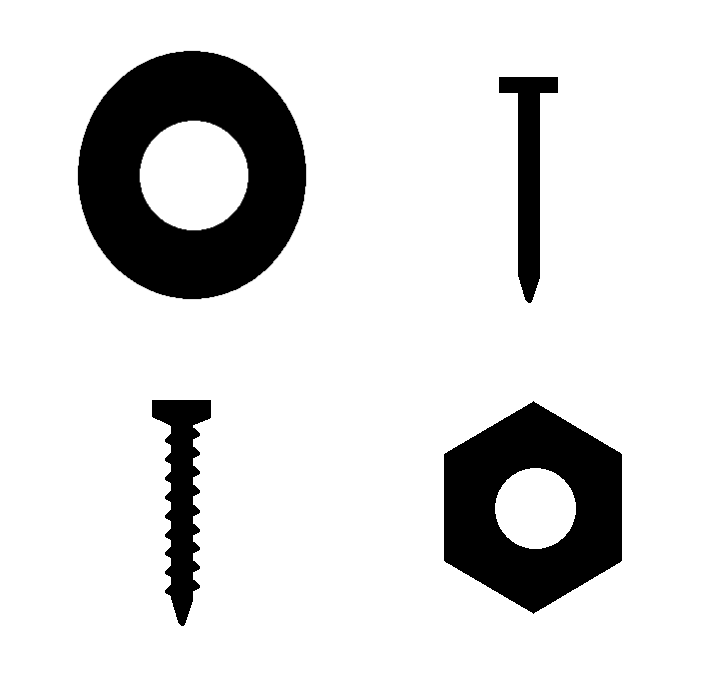
#> input picture resources/images/formasP.png, 726 x 685 px, given in place of 1.jpg, which was not available
$ python c.py
#> lines starting #> are read from the running program, lines starting #| are printed output that depends on the picture; after the words box and inside, x2 and y2 are one past the last pixel; in counts of white or black regions, pixels touching at a corner belong together; pictures that were not available may be replaced by others from this repository, and a replacement may not be noted
import cv2
import numpy as np

#Defino la ruta de la imagen
# pathImage = "../resources/images/formasP.png"
pathImage = "../resources/pictures/tornillo01.jpeg"
# pathImage = "../resources/pictures/tuerca01.jpeg"

pathImage = "../resources/dataset/internet/arandelas/arandela01.jpg" #No
pathImage = "../resources/dataset/internet/arandelas/arandela02.jpg"
# [13 lines of commented-out code are left out]
pathImage = "../resources/dataset/internet/tuercas/tuerca02.jpg" #?RES
pathImage = "../resources/dataset/internet/tuercas/tuerca03.jpg" #No #!RESUELTO
# [14 lines of commented-out code are left out]

pathImage = "../app/images/ds/clavos/a.jpg"
pathImage = "../app/images/ds/tornillos/1.jpg"


def resize(image, width=None, height=None, inter=cv2.INTER_AREA):
    """
    Función que cambia el tamaño de una imagen preservando la relación de aspecto.
    :param image: Imagen a ser alterada.
    :param width: Ancho objetivo (opcional).
    :param height: Altura objetivo (opcional).
    :param inter: Método de interpolación (por defecto: cv2.INTER_AREA)
    :return: Imagen redimensionada. Se le da prioridad a *height*, por lo que si se especifican tanto *width*
             como *height*, *width* será ignorado.
    """
    # Extraemos las dimensiones originales.
    (original_height, original_width) = image.shape[:2]
    # Si no se especifica al menos uno de los parámetros, no tenemos nada que hacer aparte de retornar.
    if width is None and height is None:
        return image
    # Si el nuevo ancho es vacío (*width*), calcularemos la relación de aspecto con base a la nueva altura (*height*)
    if width is None:
        # Proporción para mantener la relación de aspecto con base a la nueva altura.
        ratio = height / float(original_height)
        # Nueva anchura
        width = int(original_width * ratio)
    else:
        # Proporción para mantener la relación de aspecto con base a la nueva anchura.
        ratio = width / float(original_width)
        # Nueva altura
        height = int(original_height * ratio)
    # El nuevo tamaño de la imagen no será más que un par compuesta por la nueva anchura y la nueva altura.
    new_size = (width, height)
    # Usamos la función cv2.resize() para llevar a cabo el cambio de tamaño de la imagen; finalmente retornamos el
    # resultado.
    return cv2.resize(image, new_size, interpolation=inter)

### Canny edge Detection funtion ###
def getCanny(img):
    img = resize(img, width = 300, height = 300)
    # # Setting parameter values
    # t_lower = 50  # Lower Threshold, bajo de este nivel no detecta el contorno.
    # t_upper = 160  # Upper threshold, entre lower y upper se dibuja solo si el contorno conecta con uno de valor mayor a upper

    t_lower = 100  # Lower Threshold, bajo de este nivel no detecta el contorno.
    t_upper = 200  # Upper threshold, entre lower y upper se dibuja solo si el contorno conecta con uno de valor mayor a upper
    aperture_size = 3  # Aperture size
    L2Gradient = False # Boolean
    img = cv2.GaussianBlur(img, (5,5), 0)
    imgCanny = cv2.Canny(img, t_lower, t_upper, apertureSize = aperture_size,  L2gradient = L2Gradient)
    # Encuentra los contornos en la imagen filtrada por Canny
    contC,_ = cv2.findContours(imgCanny, cv2.RETR_EXTERNAL, cv2.CHAIN_APPROX_SIMPLE)
    print(f"El valor de contorno de Canny es: \n {contC}")
    return imgCanny, contC

def mofologicTransform(img, operation,iterations = 2):
    # Defino la matriz que afectará a los pixeles morfologicamente
    sizeKernel = np.ones((4,3), np.uint8)
    if operation == "erosion":
        # Transformación morfologica de erosión
        operacion = cv2.erode(img, sizeKernel, iterations)
    elif operation == "dilatacion":
        # Transformación morfologica de erosión
        operacion = cv2.dilate(img, sizeKernel, iterations)
    elif operation == "opening":
        # Transformación morfologica de erosión
        operacion = cv2.morphologyEx(img, cv2.MORPH_OPEN, sizeKernel, iterations)
    elif operation == "closing":
        # Transformación morfologica de erosión
        operacion = cv2.morphologyEx(img, cv2.MORPH_CLOSE, sizeKernel, iterations)
    else:
        print("operacion invaldiad")
        operacion = None
    return operacion

img = cv2.imread(pathImage)
#> img is the input picture: shape (685, 726, 3); min 0, max 255, mean 219
imgR = resize(img, 300, 300)
imgC, cont = getCanny(img)
#> in getCanny, `img = cv2.GaussianBlur(img, (5,5), 0)`:
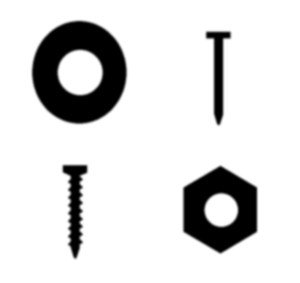
#> img: shape (283, 300, 3); min 0, max 255, mean 219.1
#> in getCanny, `imgCanny = cv2.Canny(img, t_lower, t_upper, apertureSize = aperture_si..`:
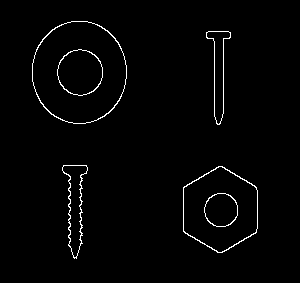
#> imgCanny: shape (283, 300); 1.7% white in thin lines or dots, all inside (x1, y1, x2, y2) = (32, 21, 258, 259)
#> in getCanny, `contC,_ = cv2.findContours(imgCanny, cv2.RETR_EXTERNAL, cv2.CHAIN_APPR..`: contC = 4 contours; box (x1, y1, x2, y2) and area: (32, 21, 127, 124) 7618, (183, 166, 258, 253) 4904, (62, 165, 88, 259) 1123, (206, 31, 231, 125) 908
#> (printed output is left out)
#> cont has the same summary as contC in getCanny
print(type(cont))
print("la cantidad de contornos es de:" + str(len(cont)))
# cv2.drawContours(imgR, cont, 0, (0, 255, 47), 3)
# cv2.imshow("Imagen original",imgR)

# revisar contorno exterior cerrado.
operacionesMorph = mofologicTransform(imgC, "dilatacion")
#> in mofologicTransform, `operacion = cv2.dilate(img, sizeKernel, iterations)`:
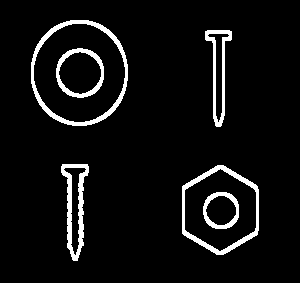
#> operacion: shape (283, 300); 6.2% white; 6 white regions
cv2.imshow("MORPHOLOGIC OPERATION", operacionesMorph)
cont,_ = cv2.findContours(operacionesMorph, cv2.RETR_EXTERNAL, cv2.CHAIN_APPROX_SIMPLE)
#> cont = 4 contours; box (x1, y1, x2, y2) and area: (31, 20, 128, 126) 8110, (182, 165, 259, 255) 5304, (61, 164, 89, 261) 1492, (205, 30, 232, 127) 1172
cv2.drawContours(operacionesMorph, cont,  -1, (0, 255, 0), 2)
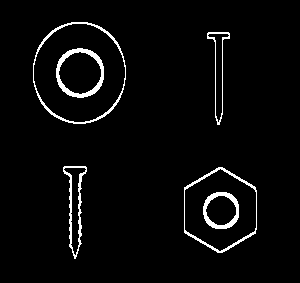
#> operacionesMorph: shape (283, 300); 3.6% white; 6 white regions, box (x1, y1, x2, y2) and area: (33, 22, 126, 124) 649, (56, 48, 104, 98) 620, (184, 167, 257, 253) 537, (63, 166, 87, 259) 490, (203, 192, 239, 229) 452, (207, 32, 230, 125) 275
cv2.drawContours(imgR, cont,  -1, (0, 255, 0), 2)
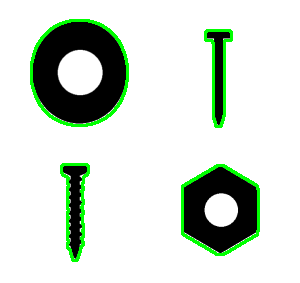
#> imgR: shape (283, 300, 3); mean B, G, R 209.5, 220, 209.5
cv2.imshow("Imagen original",imgR)
cv2.imshow("imagen filtro Canny c contorno", operacionesMorph)

cv2.waitKey(0)
cv2.destroyAllWindows()


# ⠄⠄⠄⠄⠄⠄⢀⠠⣐⡴⣴⡴⣵⢾⢾⢾⢾⣞⢞⢞⣚⢞⢬⢰⠠
# ⠄⠄⡀⠠⣀⣬⡾⡋⠉⡉⢹⣽⢯⣟⣟⡿⣽⢾⣻⢾⣜⡘⠎⠇
# ⠄⡱⢶⡯⣷⣗⣯⢛⣿⣿⣿⣿⣿⣽⣗⡿⡯⠿⢽⣻⣞⡿⣦⡡⠄
# ⡀⣶⣻⡽⣗⣿⠞⣈⡋⡉⢿⣿⡿⣹⣿⣽⣤⣐⠄⠱⣯⢿⣽⣻⢌⠄
# ⢮⢷⣻⡽⢋⢤⢞⡵⣜⢞⠆⣠⣾⣿⣿⣺⣗⢯⡷⣄⣿⣻⢾⣽⡺⡌⠄
# ⢮⡚⡎⢡⣞⢵⡫⣞⢎⣗⡅⣿⣻⣟⣾⣳⢷⡯⣾⢽⢾⣽⣻⣺⢧⢻⡌
# ⡈⠎⢠⡳⡱⢳⡹⣜⠵⡱⡅⢺⣺⣗⣿⣺⡯⣿⢽⡯⣿⣺⣗⣯⢳⡱⡵
# ⠄⠄⡎⣂⠪⡐⢕⢐⢅⢃⠫⡄⢳⢝⢾⣳⢿⢽⢯⣟⣷⢻⣞⡧⡳⡕⢝⢆
# ⠄⠄⡇⡢⢣⠱⡡⢣⠪⡸⡨⠲⡈⡏⣞⢼⢝⡯⣻⣺⢳⡳⡵⣝⢵⠡⢣⢣
# ⠄⠄⢱⢘⢌⢎⢎⢎⢎⢎⢜⢌⢆⠘⡼⡕⡯⡺⣕⢗⣝⢞⢮⣪⠇⢕⠡⣫
# ⣈⣐⠈⣎⢪⢪⣪⡺⣜⣮⡧⡣⡓⠄⢎⠊⡋⠺⡪⣳⡱⡝⣮⠋⢈⠢⠣⡻
# ⣿⣿⣷⡌⠪⣪⢲⢵⡹⣪⣺⠘⢁⢨⣴⣿⣿⣶⣌⠐⣀⠑⠁⠄⠄⠈⠐

# ⣿⣿⣿⣿⣿⣿⣿⣿⣿⠟⡛⠿⣿⣿⣿⣿⣿⣿⣿⣿⣿⣿⣿⣿
# ⣿⣿⡿⠿⢿⣿⣿⡿⠏⣼⣿⣷⣌⠻⣿⣿⣿⣿⣿⠿⣿⣿⣿⣿
# ⣿⣿⢰⣿⣶⣌⣥⣶⣿⣿⡟⠻⢛⢷⣦⡍⠹⠋⡴⣲⡲⡌⢿⣿
# ⣿⡇⣾⣿⡿⡛⢻⣿⣿⣿⣇⠩⠤⣹⣿⡿⢋⣼⣯⣤⣼⡷⢸⣿
# ⢛⣣⣿⣿⡌⠀⡁⢸⢿⣦⣻⣿⣿⣿⣿⣡⣿⣿⣿⣿⣿⡇⣾⣿
# ⡖⢹⣿⣿⣿⣶⣾⣿⣿⣷⣷⣿⣿⣿⣿⣿⣿⣿⣿⣿⡿⢰⣿⣿
# ⡥⢸⣿⣿⣿⣿⣿⣿⣿⣿⣿⣿⣿⣿⣿⣿⣿⣿⣿⣿⡇⢿⣿⣿
# ⣷⡈⢿⣿⣿⣿⣿⣿⣿⣿⣿⣿⣿⣿⣿⣿⣿⣿⣿⣿⣿⢠⣿⣿
# ⣿⣷⠘⣿⣿⣿⣿⣿⡟⢿⣿⣿⣿⣿⣿⣿⣿⣿⣿⣿⣿⡀⣿⣿
# ⣿⡧⢈⣿⣿⣿⣿⣿⣿⡎⢻⣿⣿⣿⣿⣿⣿⣿⣿⣿⣿⣧⠨⣿
# ⣿⡇⣹⣿⣿⣿⣿⣿⣿⣿⢘⣿⣿⣿⣿⣿⣿⣿⣿⣿⣿⣿⣷⠘
# ⡟⢰⣿⣿⣿⣿⣦⣍⣉⣥⣾⣿⣿⣿⣿⣿⣿⣿⣿⣿⣿⣿⣿⡆

$ run again, on resources/dataset/internet/arandelas/arandela03.jpg
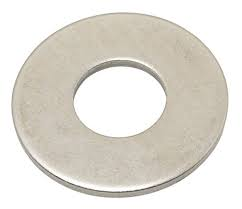
#> input picture resources/dataset/internet/arandelas/arandela03.jpg, 242 x 209 px, given in place of 1.jpg, which was not available
#> img is the input picture: shape (209, 242, 3); mean B, G, R 214.7, 222.3, 225.8
#> img: shape (259, 300, 3)
#> in getCanny, `imgCanny = cv2.Canny(img, t_lower, t_upper, apertureSize = aperture_si..`:
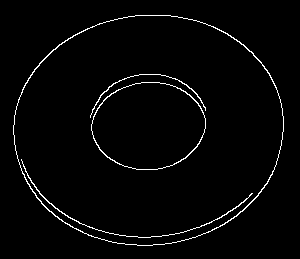
#> imgCanny: shape (259, 300); 2.3% white in thin lines or dots, all inside (x1, y1, x2, y2) = (13, 15, 284, 246)
#> contC = 1 contour; box (x1, y1, x2, y2) and area: (13, 15, 284, 246) 48940
#> (printed output is left out)
#> `imgC, cont = getCanny(img)`: cont has the same summary as contC in getCanny
#> operacion: shape (259, 300); 8.7% white; 2 white regions
#> `cont,_ = cv2.findContours(operacionesMorph, cv2.RETR_EXTERNAL, cv2.CHA..`: cont = 1 contour; box (x1, y1, x2, y2) and area: (12, 14, 285, 248) 50216
#> operacionesMorph: shape (259, 300); 6.5% white; 2 white regions, box (x1, y1, x2, y2) and area: (14, 16, 283, 246) 2980, (89, 73, 207, 172) 2076
#> `cv2.drawContours(imgR, cont,  -1, (0, 255, 0), 2)`:
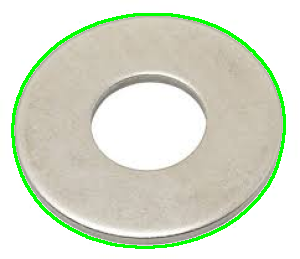
#> imgR: shape (259, 300, 3); mean B, G, R 206, 222.5, 217
